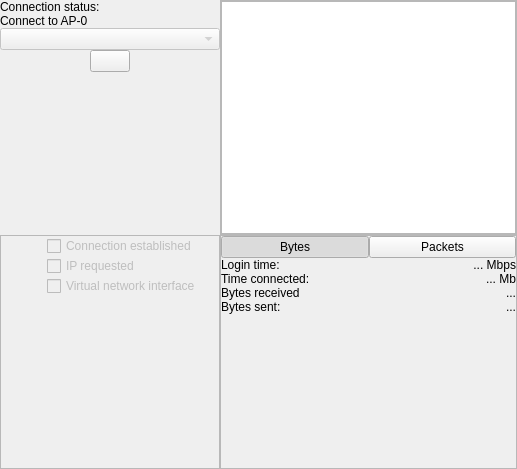
<?xml version="1.0" encoding="UTF-8"?>
<ui version="4.0">
 <class>MainScreen</class>
 <widget class="QWidget" name="MainScreen">
  <property name="geometry">
   <rect>
    <x>0</x>
    <y>0</y>
    <width>517</width>
    <height>469</height>
   </rect>
  </property>
  <property name="windowTitle">
   <string>Form</string>
  </property>
  <layout class="QGridLayout" name="gridLayout">
   <property name="leftMargin">
    <number>0</number>
   </property>
   <property name="topMargin">
    <number>0</number>
   </property>
   <property name="rightMargin">
    <number>0</number>
   </property>
   <property name="bottomMargin">
    <number>0</number>
   </property>
   <property name="spacing">
    <number>0</number>
   </property>
   <item row="1" column="1">
    <widget class="QFrame" name="frmStatistics">
     <property name="minimumSize">
      <size>
       <width>220</width>
       <height>145</height>
      </size>
     </property>
     <property name="frameShape">
      <enum>QFrame::StyledPanel</enum>
     </property>
     <property name="frameShadow">
      <enum>QFrame::Raised</enum>
     </property>
     <layout class="QVBoxLayout" name="verticalLayout_4">
      <property name="spacing">
       <number>0</number>
      </property>
      <property name="leftMargin">
       <number>0</number>
      </property>
      <property name="topMargin">
       <number>0</number>
      </property>
      <property name="rightMargin">
       <number>0</number>
      </property>
      <property name="bottomMargin">
       <number>0</number>
      </property>
      <item>
       <widget class="QWidget" name="wgtTabs" native="true">
        <layout class="QHBoxLayout" name="horizontalLayout">
         <property name="spacing">
          <number>0</number>
         </property>
         <property name="leftMargin">
          <number>0</number>
         </property>
         <property name="topMargin">
          <number>0</number>
         </property>
         <property name="rightMargin">
          <number>0</number>
         </property>
         <property name="bottomMargin">
          <number>0</number>
         </property>
         <item>
          <widget class="QPushButton" name="btnBytes">
           <property name="text">
            <string>Bytes</string>
           </property>
           <property name="checkable">
            <bool>true</bool>
           </property>
           <property name="checked">
            <bool>true</bool>
           </property>
          </widget>
         </item>
         <item>
          <widget class="QPushButton" name="btnPackets">
           <property name="text">
            <string>Packets</string>
           </property>
           <property name="checkable">
            <bool>true</bool>
           </property>
          </widget>
         </item>
        </layout>
       </widget>
      </item>
      <item>
       <widget class="QWidget" name="wgtStatistics" native="true">
        <layout class="QFormLayout" name="formLayout_4">
         <property name="horizontalSpacing">
          <number>0</number>
         </property>
         <property name="verticalSpacing">
          <number>0</number>
         </property>
         <property name="leftMargin">
          <number>0</number>
         </property>
         <property name="topMargin">
          <number>0</number>
         </property>
         <property name="rightMargin">
          <number>0</number>
         </property>
         <property name="bottomMargin">
          <number>0</number>
         </property>
         <item row="1" column="0">
          <widget class="QLabel" name="lblLoginTimeTitle">
           <property name="text">
            <string>Login time:</string>
           </property>
          </widget>
         </item>
         <item row="1" column="1">
          <widget class="QLabel" name="lblLoginTime">
           <property name="text">
            <string>... Mbps</string>
           </property>
           <property name="alignment">
            <set>Qt::AlignRight|Qt::AlignTrailing|Qt::AlignVCenter</set>
           </property>
          </widget>
         </item>
         <item row="2" column="0">
          <widget class="QLabel" name="lblConnectedTimeTitle">
           <property name="text">
            <string>Time connected:</string>
           </property>
          </widget>
         </item>
         <item row="2" column="1">
          <widget class="QLabel" name="lblConnectedTime">
           <property name="text">
            <string>... Mb</string>
           </property>
           <property name="alignment">
            <set>Qt::AlignRight|Qt::AlignTrailing|Qt::AlignVCenter</set>
           </property>
          </widget>
         </item>
         <item row="3" column="0">
          <widget class="QLabel" name="lblReceivedTitle">
           <property name="text">
            <string>Bytes received</string>
           </property>
          </widget>
         </item>
         <item row="3" column="1">
          <widget class="QLabel" name="lblReceived">
           <property name="text">
            <string>...</string>
           </property>
           <property name="alignment">
            <set>Qt::AlignRight|Qt::AlignTrailing|Qt::AlignVCenter</set>
           </property>
          </widget>
         </item>
         <item row="4" column="0">
          <widget class="QLabel" name="lblSentTitle">
           <property name="text">
            <string>Bytes sent:</string>
           </property>
          </widget>
         </item>
         <item row="4" column="1">
          <widget class="QLabel" name="lblSent">
           <property name="text">
            <string>...</string>
           </property>
           <property name="alignment">
            <set>Qt::AlignRight|Qt::AlignTrailing|Qt::AlignVCenter</set>
           </property>
          </widget>
         </item>
        </layout>
       </widget>
      </item>
      <item>
       <spacer name="verticalSpacer_4">
        <property name="orientation">
         <enum>Qt::Vertical</enum>
        </property>
        <property name="sizeHint" stdset="0">
         <size>
          <width>20</width>
          <height>40</height>
         </size>
        </property>
       </spacer>
      </item>
     </layout>
    </widget>
   </item>
   <item row="0" column="1">
    <widget class="QFrame" name="frmChart">
     <property name="minimumSize">
      <size>
       <width>220</width>
       <height>145</height>
      </size>
     </property>
     <property name="frameShape">
      <enum>QFrame::StyledPanel</enum>
     </property>
     <property name="frameShadow">
      <enum>QFrame::Raised</enum>
     </property>
     <layout class="QVBoxLayout" name="verticalLayout_3">
      <property name="spacing">
       <number>0</number>
      </property>
      <property name="leftMargin">
       <number>0</number>
      </property>
      <property name="topMargin">
       <number>0</number>
      </property>
      <property name="rightMargin">
       <number>0</number>
      </property>
      <property name="bottomMargin">
       <number>0</number>
      </property>
      <item>
       <widget class="QGraphicsView" name="graphicsView"/>
      </item>
     </layout>
    </widget>
   </item>
   <item row="0" column="0">
    <widget class="QFrame" name="frmConnection">
     <property name="minimumSize">
      <size>
       <width>220</width>
       <height>145</height>
      </size>
     </property>
     <layout class="QVBoxLayout" name="verticalLayout">
      <property name="spacing">
       <number>0</number>
      </property>
      <property name="leftMargin">
       <number>0</number>
      </property>
      <property name="topMargin">
       <number>0</number>
      </property>
      <property name="rightMargin">
       <number>0</number>
      </property>
      <property name="bottomMargin">
       <number>0</number>
      </property>
      <item alignment="Qt::AlignLeft">
       <widget class="QLabel" name="lblCaptionStatus">
        <property name="text">
         <string>Connection status:</string>
        </property>
       </widget>
      </item>
      <item alignment="Qt::AlignLeft">
       <widget class="QLabel" name="lblStatusMessage">
        <property name="text">
         <string>Connect to AP-0</string>
        </property>
       </widget>
      </item>
      <item>
       <widget class="QComboBox" name="cbbServer">
        <property name="enabled">
         <bool>false</bool>
        </property>
        <property name="currentText">
         <string/>
        </property>
       </widget>
      </item>
      <item alignment="Qt::AlignHCenter">
       <widget class="QPushButton" name="btnConnection">
        <property name="text">
         <string/>
        </property>
       </widget>
      </item>
      <item>
       <spacer name="verticalSpacer">
        <property name="orientation">
         <enum>Qt::Vertical</enum>
        </property>
        <property name="sizeHint" stdset="0">
         <size>
          <width>20</width>
          <height>40</height>
         </size>
        </property>
       </spacer>
      </item>
     </layout>
    </widget>
   </item>
   <item row="1" column="0">
    <widget class="QFrame" name="frmStatus">
     <property name="minimumSize">
      <size>
       <width>220</width>
       <height>145</height>
      </size>
     </property>
     <property name="frameShape">
      <enum>QFrame::StyledPanel</enum>
     </property>
     <property name="frameShadow">
      <enum>QFrame::Raised</enum>
     </property>
     <layout class="QVBoxLayout" name="verticalLayout_2">
      <property name="spacing">
       <number>0</number>
      </property>
      <property name="leftMargin">
       <number>0</number>
      </property>
      <property name="topMargin">
       <number>0</number>
      </property>
      <property name="rightMargin">
       <number>0</number>
      </property>
      <property name="bottomMargin">
       <number>0</number>
      </property>
      <item>
       <widget class="QWidget" name="widget" native="true">
        <property name="minimumSize">
         <size>
          <width>0</width>
          <height>114</height>
         </size>
        </property>
        <layout class="QFormLayout" name="formLayout">
         <property name="horizontalSpacing">
          <number>0</number>
         </property>
         <property name="verticalSpacing">
          <number>0</number>
         </property>
         <property name="leftMargin">
          <number>0</number>
         </property>
         <property name="topMargin">
          <number>0</number>
         </property>
         <property name="rightMargin">
          <number>0</number>
         </property>
         <property name="bottomMargin">
          <number>0</number>
         </property>
         <item row="0" column="0" colspan="2">
          <widget class="QWidget" name="wgtMarginTopConnection" native="true"/>
         </item>
         <item row="2" column="0">
          <widget class="QWidget" name="wgtMarginLeft1" native="true">
           <property name="minimumSize">
            <size>
             <width>15</width>
             <height>0</height>
            </size>
           </property>
          </widget>
         </item>
         <item row="2" column="1">
          <widget class="QCheckBox" name="chbAuthorized">
           <property name="enabled">
            <bool>false</bool>
           </property>
           <property name="focusPolicy">
            <enum>Qt::NoFocus</enum>
           </property>
           <property name="text">
            <string>Connection established</string>
           </property>
           <property name="checkable">
            <bool>true</bool>
           </property>
           <property name="tristate">
            <bool>false</bool>
           </property>
          </widget>
         </item>
         <item row="3" column="0" colspan="2">
          <widget class="QWidget" name="wgtMarginTopIP" native="true">
           <property name="minimumSize">
            <size>
             <width>41</width>
             <height>0</height>
            </size>
           </property>
          </widget>
         </item>
         <item row="4" column="0">
          <widget class="QWidget" name="wgtMarginLeft2" native="true">
           <property name="minimumSize">
            <size>
             <width>46</width>
             <height>0</height>
            </size>
           </property>
          </widget>
         </item>
         <item row="4" column="1">
          <widget class="QCheckBox" name="chbStreamOpened">
           <property name="enabled">
            <bool>false</bool>
           </property>
           <property name="focusPolicy">
            <enum>Qt::NoFocus</enum>
           </property>
           <property name="text">
            <string>IP requested</string>
           </property>
          </widget>
         </item>
         <item row="11" column="0" colspan="2">
          <widget class="QWidget" name="wgtMarginTopVirtual" native="true"/>
         </item>
         <item row="13" column="0">
          <widget class="QWidget" name="wgtMarginLeft3" native="true">
           <property name="minimumSize">
            <size>
             <width>19</width>
             <height>0</height>
            </size>
           </property>
          </widget>
         </item>
         <item row="13" column="1">
          <widget class="QCheckBox" name="chbVirtualNetwork">
           <property name="enabled">
            <bool>false</bool>
           </property>
           <property name="mouseTracking">
            <bool>true</bool>
           </property>
           <property name="focusPolicy">
            <enum>Qt::NoFocus</enum>
           </property>
           <property name="text">
            <string>Virtual network interface</string>
           </property>
           <property name="checked">
            <bool>false</bool>
           </property>
          </widget>
         </item>
        </layout>
       </widget>
      </item>
      <item>
       <spacer name="verticalSpacer_2">
        <property name="orientation">
         <enum>Qt::Vertical</enum>
        </property>
        <property name="sizeHint" stdset="0">
         <size>
          <width>20</width>
          <height>40</height>
         </size>
        </property>
       </spacer>
      </item>
     </layout>
    </widget>
   </item>
  </layout>
 </widget>
 <resources/>
 <connections/>
</ui>
